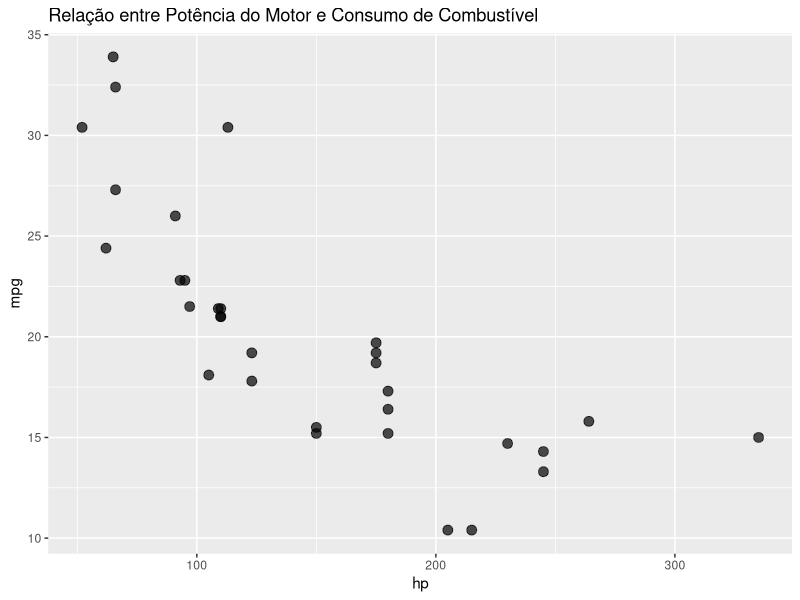

This chart was generated by the following R code:
#-------------------------------------------------------------------------------
# Aplicação de Testes de Hipótese
# Correlação e Introdução à Regressão Linear
#-------------------------------------------------------------------------------

library(tidyverse)
data(mtcars)

# ---- 1. Teste de Correlação: Pearson vs. Spearman ----
#
# Pearson (Paramétrico): Mede a força da relação LINEAR.
#   - Premissas: Dados bivariados normais, relação linear. Sensível a outliers.
#
# Spearman (Não Paramétrico): Mede a força da relação MONOTÔNICA (se um sobe, o outro
#   sobe ou desce consistentemente, não necessariamente em linha reta).
#   - Premissas: Nenhuma sobre a distribuição. Robusto a outliers.

# Pergunta: Existe uma relação entre a potência (hp) e o consumo (mpg)?

# Passo 1: Visualize!
ggplot(mtcars, aes(x = hp, y = mpg)) +
  geom_point(size = 3, alpha = 0.7) +
  labs(title = "Relação entre Potência do Motor e Consumo de Combustível")
# A relação parece linear, mas vamos checar a normalidade por segurança.

# Passo 2: Checar normalidade das variáveis
shapiro.test(mtcars$hp)  # p = 0.04 (< 0.05 -> Não é estritamente normal)
shapiro.test(mtcars$mpg) # p = 0.12 (> 0.05 -> Normal)

# Conclusão da Premissa: Como uma das variáveis (`hp`) não segue uma distribuição normal,
# o teste de Spearman é a escolha mais segura e robusta. No entanto, na prática, muitos
# analistas usam Pearson se a relação visualmente parece linear e não há outliers extremos.
# Vamos rodar os dois para comparar.

# Teste de Pearson
cor.test(~ hp + mpg, data = mtcars, method = "pearson")
#cor.test(mtcars$hp, mtcars$mpg)
# cor = -0.776. Relação linear negativa forte.

# Teste de Spearman
cor.test(~ hp + mpg, data = mtcars, method = "spearman")
# rho = -0.89. Relação monotônica negativa muito forte.
# O resultado de Spearman é até mais forte, pois ele não é "prejudicado" pela
# leve não-linearidade que podemos observar no gráfico.

# ---- 2. Introdução à Regressão Linear Simples ----
# A regressão linear é uma técnica PARAMÉTRICA, conectada à correlação de Pearson.
# Ela tenta modelar a relação LINEAR entre as variáveis.

modelo_regressao <- lm(mpg ~ hp, data = mtcars)
summary(modelo_regressao)

# A interpretação do `summary(modelo_regressao)` continua a mesma:
# Coeficiente de hp: Para cada aumento de 1 hp, o consumo (mpg) diminui em média 0.068.
# Adjusted R-squared: 59% da variabilidade de `mpg` é explicada por `hp` neste modelo.

# Pergunta: Qual seria o consumo esperado de um carro com 200 hp?
novo_carro <- data.frame(hp = 200)

previsao_mpg <- predict(modelo_regressao, newdata = novo_carro)

print(previsao_mpg)
# Saída:
#        1
# 16.45285